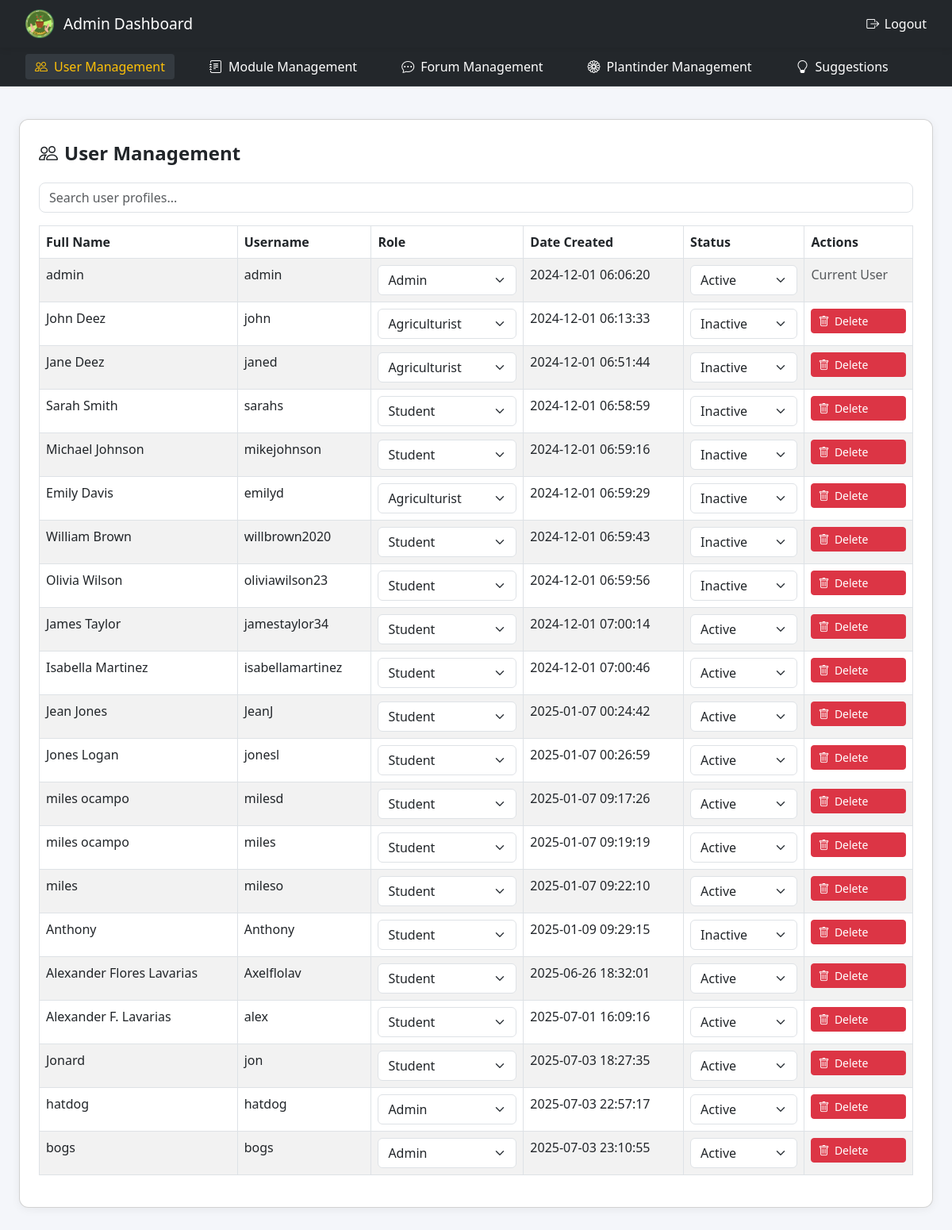
Page /php/Admin/adminpage.php (signed in) on the committed database.
### tables this page shows
CREATE TABLE `users` (
  `user_id` int(11) NOT NULL,
  `name` varchar(100) NOT NULL,
  `username` varchar(100) NOT NULL,
  `password` varchar(255) NOT NULL,
  `role` enum('student','admin','agriculturist') NOT NULL,
  `date_created` timestamp NOT NULL DEFAULT current_timestamp(),
  `status` varchar(10) DEFAULT 'active',
  `profile_picture` varchar(255) DEFAULT NULL
);

### php/Admin/adminpage.php (the view, shortened to what this page needs)
<?php
include('../connection.php');
?>
<!DOCTYPE html>
<html lang="en">
<head>
    <link rel="stylesheet" href="https://cdn.jsdelivr.net/npm/bootstrap@5.3.0/dist/css/bootstrap.min.css">
    <link rel="stylesheet" href="https://cdn.jsdelivr.net/npm/bootstrap-icons@1.10.5/font/bootstrap-icons.css">
</head>
<body>
    <div class="admin-header">
        <div class="header-left">
            <span class="logo">
                <img src="../../images/clearteenalogo.png" alt="Logo" class="img-fluid">
                Admin Dashboard
            </span>
        </div>
        <div class="header-right">
            <a href="../logout.php" class="logout-link"><i class="bi bi-box-arrow-right"></i>Logout</a>
        </div>
    </div>
    <nav class="admin-nav" id="adminNav">
        <a class="nav-link" href="#" onclick="showSection('user-management'); setActiveNav(this); return false;" id="nav-user"><i class="bi bi-people"></i>User Management</a>
        <a class="nav-link" href="#" onclick="showSection('module-management'); setActiveNav(this); return false;" id="nav-module"><i class="bi bi-journal-text"></i>Module Management</a>
        <a class="nav-link" href="#" onclick="showSection('forum-management'); setActiveNav(this); return false;" id="nav-forum"><i class="bi bi-chat-dots"></i>Forum Management</a>
        <a class="nav-link" href="#" onclick="showSection('plantinder-management'); setActiveNav(this); return false;" id="nav-plantinder"><i class="bi bi-flower1"></i>Plantinder Management</a>
        <a class="nav-link" href="#" onclick="showSection('suggestions'); setActiveNav(this); return false;" id="nav-suggestions"><i class="bi bi-lightbulb"></i>Suggestions</a>
    </nav>
    <div class="content">
        <section id="user-management" class="content-section card p-4">
            <div class="section-title"><i class="bi bi-people"></i>User Management</div>
            <div class="mb-3">
                <input type="text" id="search" class="form-control" placeholder="Search user profiles...">
            </div>
            <div class="table-responsive">
            <table class="table table-bordered table-striped">
                <thead>
                    <tr>
                        <th>Full Name</th>
                        <th>Username</th>
                        <th>Role</th>
                        <th>Date Created</th>
                        <th>Status</th>
                        <th>Actions</th>
                    </tr>
                </thead>
                <tbody id="userTable">
                    <?php
                    $result = $conn->query("SELECT * FROM users");
                    while ($row = $result->fetch_assoc()) {
                        echo "<tr>";
                        echo "<td>" . htmlspecialchars($row['name']) . "</td>";
                        echo "<td>" . htmlspecialchars($row['username']) . "</td>";
                        echo "<td>
                                    <select class='form-select' onchange='updateUser(this, " . $row['user_id'] . ", \"role\")'>
                                        <option value='admin'" . ($row['role'] == 'admin' ? ' selected' : '') . ">Admin</option>
                                        <option value='student'" . ($row['role'] == 'student' ? ' selected' : '') . ">Student</option>
                                        <option value='agriculturist'" . ($row['role'] == 'agriculturist' ? ' selected' : '') . ">Agriculturist</option>
                                    </select>
                                </td>";
                        echo "<td>" . htmlspecialchars($row['date_created']) . "</td>";
                        echo "<td>
                            <select class='form-select' onchange='updateUser(this, " . $row['user_id'] . ", \"status\")'>
                                <option value='active'" . ($row['status'] == 'active' ? ' selected' : '') . ">Active</option>
                                <option value='inactive'" . ($row['status'] == 'inactive' ? ' selected' : '') . ">Inactive</option>
                            </select>
                        </td>";
                        echo "<td>";
                        if ($row['user_id'] != $_SESSION['user_id']) {
                            echo "<a href='deleteuser.php?id=" . $row['user_id'] . "' class='btn btn-sm btn-danger' onclick='return confirmDelete(\"" . htmlspecialchars($row['username']) . "\", " . $row['user_id'] . ")'><i class='bi bi-trash'></i>Delete</a>";
                        } else {
                            echo "<span class='text-muted'>Current User</span>";
                        }
                        echo "</td>";
                    }
                    ?>
                </tbody>
            </table>
            </div>
        </section>
    </div>
</body>
</html>

### php/Admin/adminpage.php (style rules this page uses)
body { margin: 0; padding: 0; background: #f4f6fa; font-family: 'Segoe UI', Arial, sans-serif; }
.admin-header { width: 100%; background: #23272b; color: #fff; display: flex; align-items: center; justify-content: space-between; padding: 0.75rem 2rem; font-size: 1.2rem; box-shadow: 0 2px 8px rgba(0,0,0,0.08); position: sticky; top: 0; z-index: 100; }
.admin-header .logo { display: flex; align-items: center; gap: 0.75rem; }
.admin-header .logo img { height: 36px; width: 36px; border-radius: 8px; }
.admin-header .logout-link { color: #fff; text-decoration: none; font-size: 1rem; display: flex; align-items: center; gap: 0.4rem; transition: color 0.2s; }
.admin-nav { background: #23272b; display: flex; gap: 2rem; padding: 0.5rem 2rem 0.5rem 2rem; border-bottom: 1px solid #343a40; box-shadow: 0 1px 4px rgba(0,0,0,0.03); position: sticky; top: 56px; z-index: 99; }
.admin-nav .nav-link { color: #fff; text-decoration: none; font-weight: 500; padding: 0.25rem 0.75rem; border-radius: 4px; display: flex; align-items: center; gap: 0.5rem; transition: background 0.2s, color 0.2s; }
.admin-nav .nav-link.active, .admin-nav .nav-link:hover { background: #343a40; color: #ffc107; }
.content { padding: 2.5rem 1vw 2rem 1vw; max-width: 98vw; margin: 0 auto; margin-top: 1px; }
.card { margin-bottom: 2rem; box-shadow: 0 2px 12px rgba(0,0,0,0.06); border-radius: 12px; width: 100%; }
.content-section { display: none; opacity: 0; transition: opacity 0.4s; }
.content-section.active { display: block; opacity: 1; animation: fadeIn 0.5s; }
.table thead { background: #23272b; color: #fff; }
.btn-dark, .btn-warning, .btn-danger { display: flex; align-items: center; gap: 0.4rem; }
.btn-sm { font-size: 0.875rem; padding: 0.25rem 0.5rem; }
.form-control { border-radius: 8px; }
.section-title { display: flex; align-items: center; gap: 0.5rem; font-weight: 600; font-size: 1.5rem; margin-bottom: 1.2rem; }
@media (min-width: 769px) { .admin-nav { display: flex !important; position: sticky; margin-top: 0; } }

### rows in the picture
users: name "admin", username "admin", role+user_id "Admin", date_created "2024-12-01 06:06:20", user_id "Active", shows "Current User"
users: name "John Deez", username "john", role+user_id "Agriculturist", date_created "2024-12-01 06:13:33", status+user_id "Inactive"
users: name "Jane Deez", username "janed", role+user_id "Agriculturist", date_created "2024-12-01 06:51:44", status+user_id "Inactive"
users: name "Sarah Smith", username "sarahs", role+user_id "Student", date_created "2024-12-01 06:58:59", status+user_id "Inactive"
users: name "Michael Johnson", username "mikejohnson", role+user_id "Student", date_created "2024-12-01 06:59:16", status+user_id "Inactive"
users: name "Emily Davis", username "emilyd", role+user_id "Agriculturist", date_created "2024-12-01 06:59:29", status+user_id "Inactive"
users: name "William Brown", username "willbrown2020", role+user_id "Student", date_created "2024-12-01 06:59:43", status+user_id "Inactive"
users: name "Olivia Wilson", username "oliviawilson23", role+user_id "Student", date_created "2024-12-01 06:59:56", status+user_id "Inactive"
users: name "James Taylor", username "jamestaylor34", role+user_id "Student", date_created "2024-12-01 07:00:14", status+user_id "Active"
users: name "Isabella Martinez", username "isabellamartinez", role+user_id "Student", date_created "2024-12-01 07:00:46", status+user_id "Active"
users: name "Jean Jones", username "JeanJ", role+user_id "Student", date_created "2025-01-07 00:24:42", status+user_id "Active"
users: name "Jones Logan", username "jonesl", role+user_id "Student", date_created "2025-01-07 00:26:59", status+user_id "Active"
users: name "miles ocampo", username "milesd", role+user_id "Student", date_created "2025-01-07 09:17:26", status+user_id "Active"
users: name "miles ocampo", username "miles", role+user_id "Student", date_created "2025-01-07 09:19:19", status+user_id "Active"
users: name "miles", username "mileso", role+user_id "Student", date_created "2025-01-07 09:22:10", status+user_id "Active"
users: name "Anthony", username "Anthony", role+user_id "Student", date_created "2025-01-09 09:29:15", status+user_id "Inactive"
users: name "Alexander Flores Lavarias", username "Axelflolav", role+user_id "Student", date_created "2025-06-26 18:32:01", status+user_id "Active"
users: name "Alexander F. Lavarias", username "alex", role+user_id "Student", date_created "2025-07-01 16:09:16", status+user_id "Active"
users: name "Jonard", username "jon", role+user_id "Student", date_created "2025-07-03 18:27:35", status+user_id "Active"
users: name "hatdog", username "hatdog", user_id "Admin", date_created "2025-07-03 22:57:17", status+user_id "Active"
users: name "bogs", username "bogs", user_id "Admin", date_created "2025-07-03 23:10:55", status+user_id "Active"
